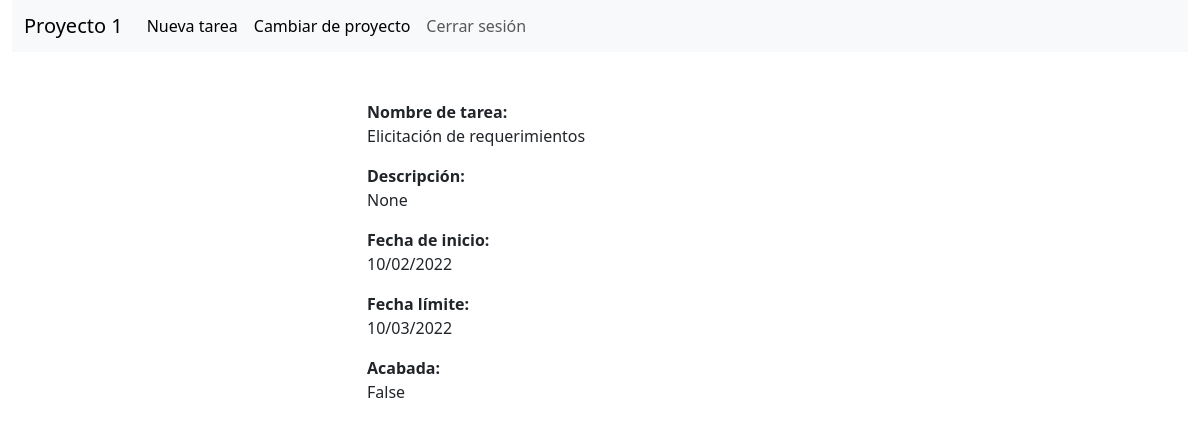
Page /proyectos/1/tareas/1 on the committed database.
### diagrama_gantt/models.py (models this page shows, shortened)
class Proyecto(models.Model):
    nombre_proyecto = models.CharField(max_length=100)

class Tarea(models.Model):
    proyecto = models.ForeignKey(Proyecto, on_delete=models.CASCADE)
    nombre_tarea = models.CharField(max_length=100)
    descripcion = models.CharField(max_length=500, blank=True, null=True)
    fecha_inicial = models.DateField()
    fecha_limite = models.DateField()
    esta_completado = models.BooleanField()

### tareas/views.py (the view)
# urls.py: path('<int:id_tarea>', views.ver_tarea, name='verTarea'),
def ver_tarea(request, id_proyecto, id_tarea):
    proyecto = Proyecto.objects.get(id=id_proyecto)
    tarea = Tarea.objects.get(id=id_tarea)
    if id_proyecto == tarea.proyecto_id:
        data = {
            'tarea': tarea,
            'proyecto': proyecto
        }
        return render(request, 'ver_tarea.html', data)
    else:
        raise Http404(f"Tarea no encontrada en el proyecto {proyecto.nombre_proyecto}")

### tareas/templates/ver_tarea.html (shortened to what this page needs)
{% load bootstrap5 %}
<!DOCTYPE html>
<html lang="es">
<head>
    {% bootstrap_css %}
    {% load static %}
    <link rel="stylesheet" href="{% static 'styles_tareas.css' %}">
</head>
<body class="container-fluid">
<nav class="navbar navbar-expand-lg navbar-light bg-light">
    <div class="container-fluid">
        <a class="navbar-brand" href={% url 'gantt' proyecto.id %}>{{ proyecto.nombre_proyecto }}</a>
        <div class="collapse navbar-collapse" id="navbarSupportedContent">
            <ul class="navbar-nav me-auto mb-2 mb-lg-0">
                <li>
                    <a class="nav-link active" aria-current="page" href={% url 'crearTarea' proyecto.id %}>Nueva tarea</a>
                </li>
                <li class="nav-item">
                    <a class="nav-link active" aria-current="page" href="#">Cambiar de proyecto</a>
                </li>
                <li class="nav-item">
                    <a class="nav-link" href="#">Cerrar sesión</a>
                </li>
            </ul>
        </div>
    </div>
</nav>
<section class="container-fluid">
    <div class="d-flex row justify-content-center px-0 mx-0">
        <div class="col-5 mt-5">
            <p>
                <strong>Nombre de tarea:</strong><br>
                {{ tarea.nombre_tarea }}
            </p>
            <p>
                <strong>Descripción:</strong><br>
                {{ tarea.descripcion }}
            </p>
            <p>
                <strong>Fecha de inicio:</strong><br>
                {{ tarea.fecha_inicial|date:"d/m/Y" }}
            </p>
            <p>
                <strong>Fecha límite:</strong><br>
                {{ tarea.fecha_limite|date:"d/m/Y" }}
            </p>
            <p>
                <strong>Acabada:</strong><br>
                {{ tarea.esta_completado }}
            </p>
        </div>
    </div>
</section>
</body>
</html>

### tareas/static/styles_tareas.css (style rules this page uses)
nav { height: 6.5vh; }
section { overflow: auto; height: 93.5vh; padding: 0 !important; }

### rows in the picture
Proyecto: nombre_proyecto "Proyecto 1"
Tarea: nombre_tarea "Elicitación de requerimientos", descripcion "None", fecha_inicial "10/02/2022", fecha_limite "10/03/2022", esta_completado "False"
